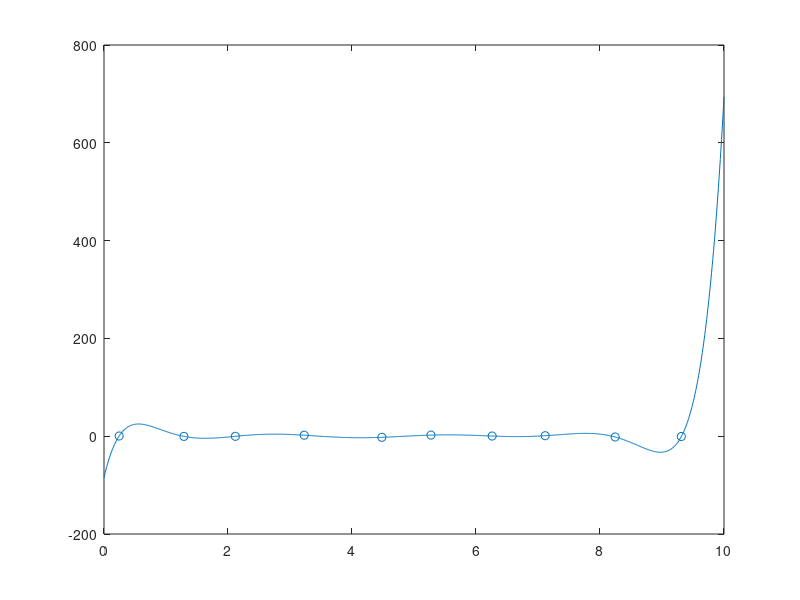

Recreate this plot in MATLAB.
%Problem 4 part a. Finds a lagrange polynomial to fit all 9 points.
load('nonuniform_samples.mat');
ts = 0:0.01:10;
f = ts .* 0;
%solve for pm functions and multiply by coefficients
for m = 1:10
    pm = ts .* 0 + 1;
    for k = 1:10
        if (k ~= m)
            pm = pm .* (ts - t(k)) ./ (t(m) - t(k));
        end
    end
    f = f + pm .* y(m);
end
plot(ts,f);
hold on;
scatter(t,y);
hold off;